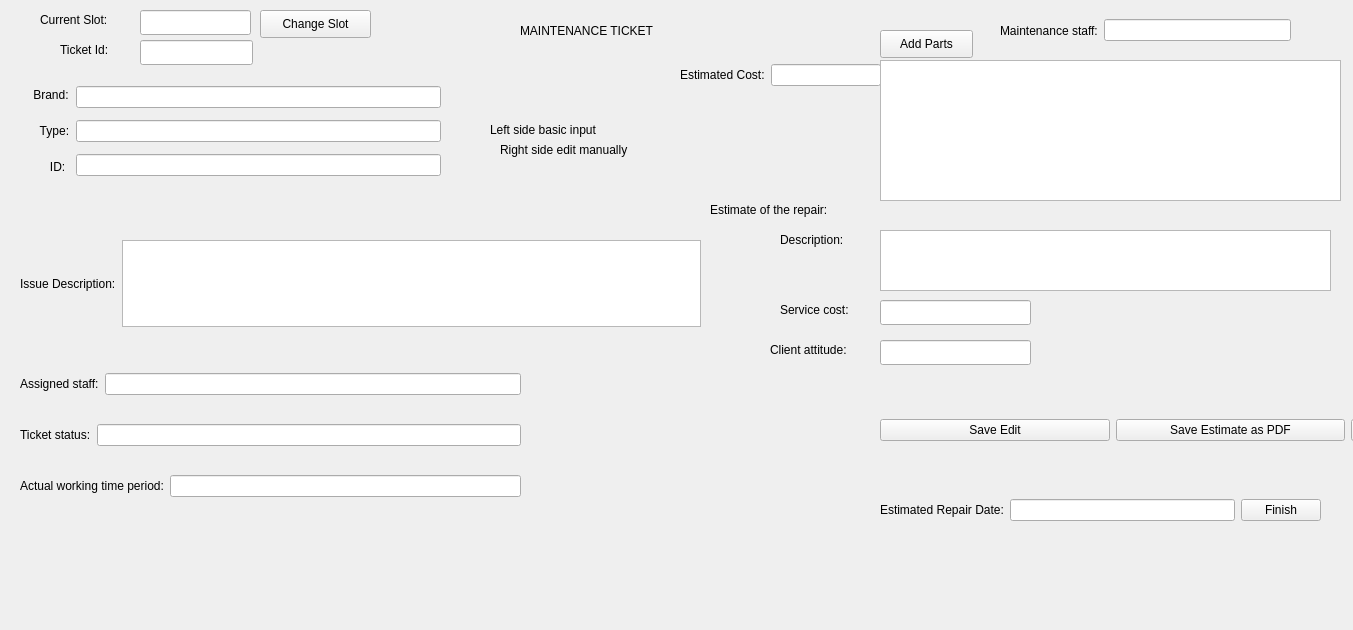
<?xml version="1.0" encoding="UTF-8"?>
<ui version="4.0">
 <class>ticket</class>
 <widget class="QWidget" name="ticket">
  <property name="geometry">
   <rect>
    <x>0</x>
    <y>0</y>
    <width>1353</width>
    <height>630</height>
   </rect>
  </property>
  <property name="windowTitle">
   <string>Form</string>
  </property>
  <widget class="QWidget" name="layoutWidget">
   <property name="geometry">
    <rect>
     <x>680</x>
     <y>60</y>
     <width>201</width>
     <height>30</height>
    </rect>
   </property>
   <layout class="QHBoxLayout" name="horizontalLayout_25">
    <item>
     <widget class="QLabel" name="label_16">
      <property name="text">
       <string>Estimated Cost:</string>
      </property>
     </widget>
    </item>
    <item>
     <widget class="QLineEdit" name="estline"/>
    </item>
   </layout>
  </widget>
  <widget class="QLabel" name="label_35">
   <property name="geometry">
    <rect>
     <x>490</x>
     <y>120</y>
     <width>171</width>
     <height>19</height>
    </rect>
   </property>
   <property name="text">
    <string>Left side basic input</string>
   </property>
  </widget>
  <widget class="QLabel" name="label_36">
   <property name="geometry">
    <rect>
     <x>520</x>
     <y>20</y>
     <width>171</width>
     <height>21</height>
    </rect>
   </property>
   <property name="text">
    <string>MAINTENANCE TICKET</string>
   </property>
  </widget>
  <widget class="QWidget" name="layoutWidget_6">
   <property name="geometry">
    <rect>
     <x>10</x>
     <y>80</y>
     <width>431</width>
     <height>102</height>
    </rect>
   </property>
   <layout class="QHBoxLayout" name="horizontalLayout_29">
    <item>
     <layout class="QVBoxLayout" name="verticalLayout_11">
      <item>
       <widget class="QLabel" name="label_38">
        <property name="text">
         <string>       Brand:</string>
        </property>
       </widget>
      </item>
      <item>
       <widget class="QLabel" name="label_39">
        <property name="text">
         <string>         Type:</string>
        </property>
       </widget>
      </item>
      <item>
       <widget class="QLabel" name="label_40">
        <property name="text">
         <string>            ID:</string>
        </property>
       </widget>
      </item>
     </layout>
    </item>
    <item>
     <layout class="QVBoxLayout" name="verticalLayout_12">
      <item>
       <widget class="QLineEdit" name="brandline"/>
      </item>
      <item>
       <widget class="QLineEdit" name="modelline"/>
      </item>
      <item>
       <widget class="QLineEdit" name="idline"/>
      </item>
     </layout>
    </item>
   </layout>
  </widget>
  <widget class="QWidget" name="layoutWidget_8">
   <property name="geometry">
    <rect>
     <x>1000</x>
     <y>10</y>
     <width>291</width>
     <height>41</height>
    </rect>
   </property>
   <layout class="QHBoxLayout" name="horizontalLayout_31">
    <item>
     <widget class="QLabel" name="label_42">
      <property name="text">
       <string>Maintenance staff:</string>
      </property>
     </widget>
    </item>
    <item>
     <widget class="QLineEdit" name="lineEdit_39"/>
    </item>
   </layout>
  </widget>
  <widget class="QLabel" name="label_43">
   <property name="geometry">
    <rect>
     <x>500</x>
     <y>140</y>
     <width>191</width>
     <height>19</height>
    </rect>
   </property>
   <property name="text">
    <string>Right side edit manually</string>
   </property>
  </widget>
  <widget class="QLabel" name="label">
   <property name="geometry">
    <rect>
     <x>40</x>
     <y>10</y>
     <width>111</width>
     <height>19</height>
    </rect>
   </property>
   <property name="text">
    <string>Current Slot:</string>
   </property>
  </widget>
  <widget class="QLineEdit" name="currentslotline">
   <property name="geometry">
    <rect>
     <x>140</x>
     <y>10</y>
     <width>111</width>
     <height>25</height>
    </rect>
   </property>
  </widget>
  <widget class="QLabel" name="label_2">
   <property name="geometry">
    <rect>
     <x>60</x>
     <y>40</y>
     <width>71</width>
     <height>20</height>
    </rect>
   </property>
   <property name="text">
    <string>Ticket Id:</string>
   </property>
  </widget>
  <widget class="QLineEdit" name="ticketidline">
   <property name="geometry">
    <rect>
     <x>140</x>
     <y>40</y>
     <width>113</width>
     <height>25</height>
    </rect>
   </property>
  </widget>
  <widget class="QPushButton" name="changebtn">
   <property name="geometry">
    <rect>
     <x>260</x>
     <y>10</y>
     <width>111</width>
     <height>28</height>
    </rect>
   </property>
   <property name="text">
    <string>Change Slot</string>
   </property>
  </widget>
  <widget class="QTableView" name="partstb">
   <property name="geometry">
    <rect>
     <x>880</x>
     <y>60</y>
     <width>461</width>
     <height>141</height>
    </rect>
   </property>
  </widget>
  <widget class="QPushButton" name="addbtn">
   <property name="geometry">
    <rect>
     <x>880</x>
     <y>30</y>
     <width>93</width>
     <height>28</height>
    </rect>
   </property>
   <property name="text">
    <string>Add Parts</string>
   </property>
  </widget>
  <widget class="QLabel" name="label_3">
   <property name="geometry">
    <rect>
     <x>710</x>
     <y>200</y>
     <width>171</width>
     <height>19</height>
    </rect>
   </property>
   <property name="text">
    <string>Estimate of the repair:</string>
   </property>
  </widget>
  <widget class="QTextEdit" name="desctb">
   <property name="geometry">
    <rect>
     <x>880</x>
     <y>230</y>
     <width>451</width>
     <height>61</height>
    </rect>
   </property>
  </widget>
  <widget class="QLabel" name="label_4">
   <property name="geometry">
    <rect>
     <x>780</x>
     <y>230</y>
     <width>101</width>
     <height>20</height>
    </rect>
   </property>
   <property name="text">
    <string>Description:</string>
   </property>
  </widget>
  <widget class="QLabel" name="label_5">
   <property name="geometry">
    <rect>
     <x>780</x>
     <y>300</y>
     <width>101</width>
     <height>19</height>
    </rect>
   </property>
   <property name="text">
    <string>Service cost:</string>
   </property>
  </widget>
  <widget class="QLineEdit" name="serviceline">
   <property name="geometry">
    <rect>
     <x>880</x>
     <y>300</y>
     <width>151</width>
     <height>25</height>
    </rect>
   </property>
  </widget>
  <widget class="QLabel" name="label_6">
   <property name="geometry">
    <rect>
     <x>770</x>
     <y>340</y>
     <width>111</width>
     <height>19</height>
    </rect>
   </property>
   <property name="text">
    <string>Client attitude:</string>
   </property>
  </widget>
  <widget class="QLineEdit" name="clientline">
   <property name="geometry">
    <rect>
     <x>880</x>
     <y>340</y>
     <width>151</width>
     <height>25</height>
    </rect>
   </property>
  </widget>
  <widget class="QWidget" name="verticalLayoutWidget">
   <property name="geometry">
    <rect>
     <x>20</x>
     <y>350</y>
     <width>501</width>
     <height>171</height>
    </rect>
   </property>
   <layout class="QVBoxLayout" name="verticalLayout">
    <item>
     <layout class="QHBoxLayout" name="horizontalLayout_30">
      <item>
       <widget class="QLabel" name="label_41">
        <property name="text">
         <string>Assigned staff:</string>
        </property>
       </widget>
      </item>
      <item>
       <widget class="QLineEdit" name="staffline"/>
      </item>
     </layout>
    </item>
    <item>
     <layout class="QHBoxLayout" name="horizontalLayout_26">
      <item>
       <widget class="QLabel" name="label_25">
        <property name="text">
         <string>Ticket status:</string>
        </property>
       </widget>
      </item>
      <item>
       <widget class="QLineEdit" name="stateline"/>
      </item>
     </layout>
    </item>
    <item>
     <layout class="QHBoxLayout" name="horizontalLayout_28">
      <item>
       <widget class="QLabel" name="label_37">
        <property name="text">
         <string>Actual working time period:</string>
        </property>
       </widget>
      </item>
      <item>
       <widget class="QLineEdit" name="timeline"/>
      </item>
     </layout>
    </item>
   </layout>
  </widget>
  <widget class="QWidget" name="horizontalLayoutWidget">
   <property name="geometry">
    <rect>
     <x>880</x>
     <y>390</y>
     <width>701</width>
     <height>80</height>
    </rect>
   </property>
   <layout class="QHBoxLayout" name="horizontalLayout">
    <item>
     <widget class="QPushButton" name="editbtn">
      <property name="text">
       <string>Save Edit</string>
      </property>
     </widget>
    </item>
    <item>
     <widget class="QPushButton" name="pdfbtn">
      <property name="text">
       <string>Save Estimate as PDF</string>
      </property>
     </widget>
    </item>
    <item>
     <widget class="QPushButton" name="finalcostbtn">
      <property name="text">
       <string>Save Final Cost as PDF</string>
      </property>
     </widget>
    </item>
   </layout>
  </widget>
  <widget class="QWidget" name="horizontalLayoutWidget_2">
   <property name="geometry">
    <rect>
     <x>880</x>
     <y>470</y>
     <width>441</width>
     <height>80</height>
    </rect>
   </property>
   <layout class="QHBoxLayout" name="horizontalLayout_2">
    <item>
     <layout class="QHBoxLayout" name="horizontalLayout_27">
      <item>
       <widget class="QLabel" name="label_33">
        <property name="text">
         <string>Estimated Repair Date:</string>
        </property>
       </widget>
      </item>
      <item>
       <widget class="QLineEdit" name="repairdateline"/>
      </item>
     </layout>
    </item>
    <item>
     <widget class="QPushButton" name="finishbtn">
      <property name="text">
       <string>Finish</string>
      </property>
     </widget>
    </item>
   </layout>
  </widget>
  <widget class="QWidget" name="horizontalLayoutWidget_3">
   <property name="geometry">
    <rect>
     <x>20</x>
     <y>240</y>
     <width>681</width>
     <height>87</height>
    </rect>
   </property>
   <layout class="QHBoxLayout" name="horizontalLayout_3">
    <item>
     <widget class="QLabel" name="label_26">
      <property name="text">
       <string>Issue Description:</string>
      </property>
     </widget>
    </item>
    <item>
     <widget class="QTextEdit" name="issuetxt"/>
    </item>
   </layout>
  </widget>
 </widget>
 <resources/>
 <connections/>
</ui>
